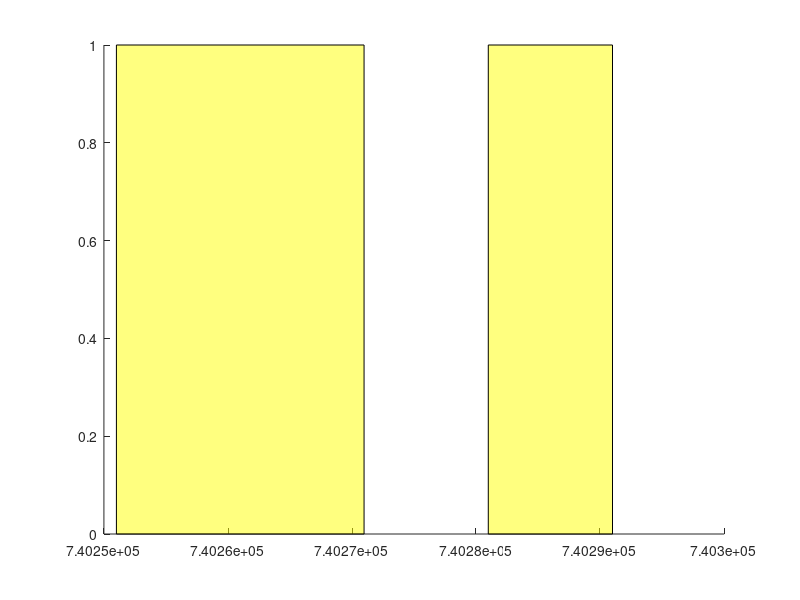

Reproduce this figure in MATLAB.
function h=ShadePlotForEmphasis( x,colors,alphas)
% ShadePlotForEmpahsis
% Plots a shaded bar for emphasis as commonly seen on economic charts
%
% INPUTS:
%  x     where the bar is placed.   If you want a bar from x=4:8 then
%        use [4 8].  If you want x=[4:8,10:20] then use {4:8,10:20}
% colors Use 'y' to make all bars yellow.  Use {'y','g','r'} for
%        yellow, green and red bars.
% alphas Use 0.5 if you want all bars to be translucent.  Use {0,.5,1}
%        for transparent, translucet and opaque bars.
%
% USAGE:
% % DEFINE DATA
% P=[ ...
% 98 98 94 91 84 83 82 87 88 89 91 91 90 89 89 90 91 91 87 86 87 84 79 80 ...
% 85 86 86 85 93 93 93 93 97 97 95 93 93 94 95 96 96 92 89 90 91 91 91 92 ...
% 93 95 99 98 99 97 95 95 94 90 92 93 93 95 94 95 93 92 92 92 91 90 89 89 ...
% 90 89 90 89 88 84 84 83 84 85 85 84 82 82 82 79 80 79 80 78 78 81 83 82 ...
% 81 79 77 77 78 77 78 79 79 81 81 81 78 78 78 78 77 78 79 79 79 79 81 85 ...
% 86 86 86 87 85 84 85 86 88 88 90 88 88 87 86 86 85 87 87 87 86 85 84 83 ...
% 82 81 81 82 81 80 82 81 79 80 81 80 80 79 85 85 82 83 84 85 86 87 86 86 ...
% 85 85 85 83 79 81 83 83 84 82 80 80 80 80 84 81 80 76 71 70 70 69 69 68 ...
% 67 68 68 68 67 68 68 70 70 72 72 71 69 68 68 68 67 68 67 66 67 67 67 66 ...
% 65 66 65 62 60 60 59 59 59 59 65 66 63 65 68 68 68 68 69 73 74 71 71 69 ...
% 71 72 72 76 76 74 77 80 82 80 78 80 80 80 80 81 80 79 77];
% T=today-length(P)+1:today;
% Y={today-[13 74],today-[142 172]};
% G={today-[30 51]};
%
% % PLOT THE DATA
% plot(T,P);
% datetick;
% line(get(gca,'Xlim'),[80 80])
% line(get(gca,'Xlim'),[68 68])%
% title({'ShadePlotForEmphasis','(P<80 yellow, P<68 green)'});
%
% % DRAW SOME YELLOW BARS
% ShadePlotForEmpahsis(Y,'y',0.5);
%
% % DRAW A GREEN BAR
% ShadePlotForEmpahsis(G,'g',0.5);
%
%
% | ##  _#__/
% | ##  / #
% | ## / #
% | /#\_/  #
% |/ ##   #
% |__##_____#_____
%
% IT'S NOT FANCY BUT IT WORKS
% Michael Robbins
% robbins@bloomberg.net
% michael.robbins@us.cibc.com
if nargin<1
   x={[today-50 today-30],[today-20 today-10]};
end;
if nargin<2 colors='y'; end;
if nargin<2 alphas=.5; end;
if ~iscell( x)  x={ x}; end;
if ~iscell(colors) colors={colors}; end;
if ~iscell(alphas) alphas={alphas}; end;
if length(colors)>length( x) colors=colors(1:length( x)); end;
if length(colors)<length( x) t=colors{1}; colors=[]; for i=1:length( x) colors{i}=t; end; end;
if length(alphas)>length( x) alphas=alphas(1:length( x)); end;
if length(alphas)<length( x) t=alphas{1}; alphas=[]; for i=1:length( x) alphas{i}=t; end; end;
for i=1:length( x)
  h(i)=patch([repmat( x{i}(1),1,2) repmat( x{i}(2),1,2)], ...
    [get(gca,'YLim') fliplr(get(gca,'YLim'))], ...
    [0 0 0 0],colors{i});
    set(h(i),'FaceAlpha',alphas{i});
end;
